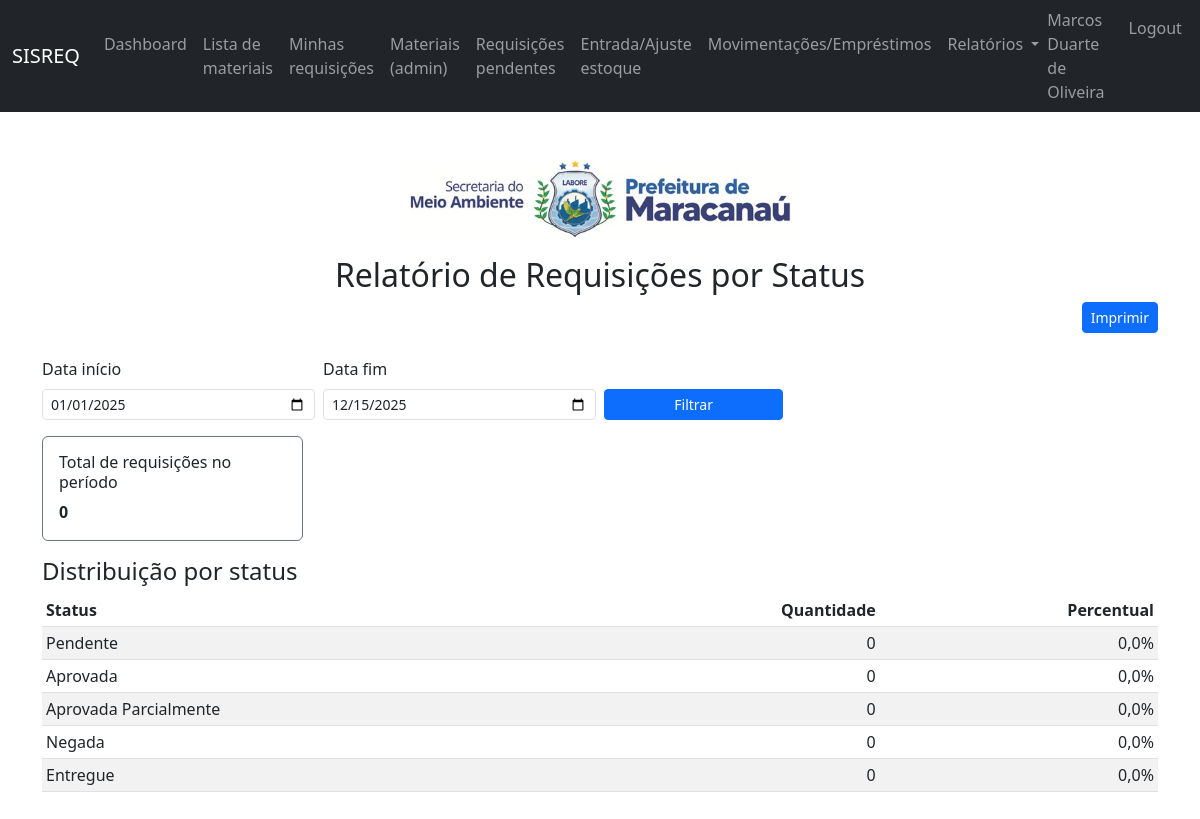
/relatorios/requisicoes-status/ (signed in), run on the app's committed database.
### apps/usuarios/models.py (models this page shows, shortened)
class Usuario(AbstractBaseUser, PermissionsMixin):
    email = models.EmailField(unique=True)
    nome_completo = models.CharField(max_length=150)
    matricula = models.CharField(max_length=30, blank=True, null=True)
    prefeitura = models.ForeignKey(
        "cadastros.Prefeitura",
        on_delete=models.PROTECT,
        null=True,
        blank=True,
    )
    secretaria = models.ForeignKey(
        "cadastros.Secretaria",
        on_delete=models.PROTECT,
        null=True,
        blank=True,
    )
    setor = models.ForeignKey(
        "cadastros.Setor",
        on_delete=models.PROTECT,
        null=True,
        blank=True,
    )
    tipo = models.CharField(
        max_length=20,
        choices=TIPO_USUARIO_CHOICES,
        default="FUNCIONARIO",
    )
    ativo = models.BooleanField(default=True)
    is_staff = models.BooleanField(default=False)
    is_superuser = models.BooleanField(default=False)
    date_joined = models.DateTimeField(default=timezone.now)
    USERNAME_FIELD = "email"
    REQUIRED_FIELDS = ["nome_completo"]
    objects = UsuarioManager()
    class Meta:
        verbose_name = "Usuário"
        verbose_name_plural = "Usuários"
    @property
    def is_active(self) -> bool:
        return self.ativo

### apps/cadastros/models.py (models this page shows)
class Secretaria(models.Model):
    prefeitura = models.ForeignKey(
        Prefeitura,
        on_delete=models.PROTECT,
        related_name="secretarias",
    )
    nome = models.CharField(max_length=150)
    sigla = models.CharField(max_length=20)
    ativo = models.BooleanField(default=True)
    logo = models.ImageField(
        upload_to="secretarias",
        blank=True,
        null=True,
    )
    created_at = models.DateTimeField(auto_now_add=True)
    updated_at = models.DateTimeField(auto_now=True)
    class Meta:
        verbose_name = "Secretaria"
        verbose_name_plural = "Secretarias"
    def __str__(self) -> str:
        if self.prefeitura_id:
            return f"{self.nome} ({self.sigla}) - {self.prefeitura.sigla}"
        return f"{self.nome} ({self.sigla})"

### apps/estoque/views.py (the view)
@login_required
def relatorio_requisicoes_status(request):
    if not _require_admin(request.user):
        return HttpResponseForbidden(
            "Apenas administradores podem visualizar este relatório."
        )
    prefeitura_id, secretaria_id = _get_unidade_from_session(request)
    hoje = timezone.localdate()
    ano_atual = hoje.year
    data_inicio_str = request.GET.get("data_inicio") or f"{ano_atual}-01-01"
    data_fim_str = request.GET.get("data_fim") or hoje.isoformat()
    data_inicio = parse_date(data_inicio_str) or timezone.datetime(
        ano_atual,
        1,
        1,
    ).date()
    data_fim = parse_date(data_fim_str) or hoje
    if data_fim < data_inicio:
        data_fim = data_inicio
    qs = Requisicao.objects.filter(
        prefeitura_id=prefeitura_id,
        secretaria_id=secretaria_id,
        data_criacao__date__gte=data_inicio,
        data_criacao__date__lte=data_fim,
    )
    total = qs.count()
    resumo_status = []
    status_logicos = [s for s in STATUS_REQUISICAO_CHOICES if s[0] != "ENTREGUE"]
    for codigo, label in status_logicos:
        qtd = qs.filter(status=codigo).count()
        if total > 0:
            percentual = (qtd / total) * 100
        else:
            percentual = 0
        resumo_status.append(
            {
                "codigo": codigo,
                "label": label,
                "quantidade": qtd,
                "percentual": percentual,
            },
        )
    entregues_qtd = qs.filter(data_entrega__isnull=False).count()
    if total > 0:
        entregues_percentual = (entregues_qtd / total) * 100
    else:
        entregues_percentual = 0
    resumo_status.append(
        {
            "codigo": "ENTREGUE",
            "label": "Entregue",
            "quantidade": entregues_qtd,
            "percentual": entregues_percentual,
        },
    )
    contexto = {
        "data_inicio": data_inicio,
        "data_fim": data_fim,
        "total": total,
        "resumo_status": resumo_status,
    }
    return render(
        request,
        "estoque/relatorio_requisicoes_status.html",
        contexto,
    )

### apps/estoque/views.py (called while the page is built, shortened)
def _get_unidade_from_session(request):
    prefeitura_id = request.session.get("prefeitura_id")
    secretaria_id = request.session.get("secretaria_id")
    user = getattr(request, "user", None)
    return prefeitura_id, secretaria_id

def _require_admin(user):
    return user.is_authenticated and user.tipo == "ADMINISTRADOR"

### apps/estoque/templates/estoque/relatorio_requisicoes_status.html (shortened to what this page needs)
{% extends "core/base.html" %}
{% block content %}
<div class="container mt-4">
  <div class="text-center mb-3">
    {% if request.user.secretaria.logo %}
      <img src="{{ request.user.secretaria.logo.url }}" alt="{{ request.user.secretaria }}" style="max-height:80px;">
    {% elif request.user.prefeitura.logo %}
      <img src="{{ request.user.prefeitura.logo.url }}" alt="{{ request.user.prefeitura }}" style="max-height:80px;">
    {% endif %}
  </div>
  <h2 class="text-center mb-2">Relatório de Requisições por Status</h2>
  <div class="d-flex justify-content-end align-items-center mb-2 no-print">
    <button type="button" class="btn btn-sm btn-primary" onclick="window.print();">
      Imprimir
    </button>
  </div>
  <form method="get" class="row g-2 mt-3 mb-3 no-print">
    <div class="col-md-3">
      <label class="form-label">Data início</label>
      <input type="date"
             name="data_inicio"
             value="{{ data_inicio|date:'Y-m-d' }}"
             class="form-control form-control-sm">
    </div>
    <div class="col-md-3">
      <label class="form-label">Data fim</label>
      <input type="date"
             name="data_fim"
             value="{{ data_fim|date:'Y-m-d' }}"
             class="form-control form-control-sm">
    </div>
    <div class="col-md-2 d-flex align-items-end">
      <button type="submit" class="btn btn-sm btn-primary w-100">Filtrar</button>
    </div>
  </form>
  <div class="row mb-3">
    <div class="col-md-3">
      <div class="card border-secondary">
        <div class="card-body">
          <h6 class="card-title">Total de requisições no período</h6>
          <p class="card-text fw-bold">{{ total }}</p>
        </div>
      </div>
    </div>
  </div>
  <h4>Distribuição por status</h4>
  <table class="table table-sm table-striped mt-2">
    <thead>
      <tr>
        <th>Status</th>
        <th class="text-end">Quantidade</th>
        <th class="text-end">Percentual</th>
      </tr>
    </thead>
    <tbody>
      {% for linha in resumo_status %}
      <tr>
        <td>{{ linha.label }}</td>
        <td class="text-end">{{ linha.quantidade }}</td>
        <td class="text-end">
          {% if total %}
            {{ linha.percentual|floatformat:1 }}%
          {% else %}
            0,0%
          {% endif %}
        </td>
      </tr>
      {% endfor %}
    </tbody>
  </table>
</div>
{% endblock %}

### apps/templates/core/base.html (shortened to what this page needs)
{% load static %}
<!DOCTYPE html>
<html lang="pt-br">
  <head>
    <link href="https://cdn.jsdelivr.net/npm/bootstrap@5.3.0/dist/css/bootstrap.min.css" rel="stylesheet">
    <link rel="stylesheet" href="{% static 'estoque/css/estoque.css' %}">
  </head>
  <body>
    <nav class="navbar navbar-expand-lg navbar-dark bg-dark">
      <div class="container-fluid">
        <a class="navbar-brand" href="{% url 'estoque:dashboard' %}">SISREQ</a>
        <div class="collapse navbar-collapse" id="navbarNav">
          <ul class="navbar-nav me-auto mb-2 mb-lg-0">
            {% if request.user.is_authenticated %}
            <li class="nav-item">
              <a class="nav-link" href="{% url 'estoque:dashboard' %}">Dashboard</a>
            </li>
            <li class="nav-item">
              <a class="nav-link" href="{% url 'estoque:lista_materiais_publica' %}">Lista de materiais</a>
            </li>
            <li class="nav-item">
              <a class="nav-link" href="{% url 'estoque:listar_requisicoes' %}">Minhas requisições</a>
            </li>
            {% if request.user.tipo == "ADMINISTRADOR" %}
            <li class="nav-item">
              <a class="nav-link" href="{% url 'estoque:listar_materiais' %}">Materiais (admin)</a>
            </li>
            <li class="nav-item">
              <a class="nav-link" href="{% url 'estoque:listar_requisicoes' %}?status=PENDENTE">Requisições pendentes</a>
            </li>
            <li class="nav-item">
              <a class="nav-link" href="{% url 'estoque:novo_movimento_estoque' %}">Entrada/Ajuste estoque</a>
            </li>
            <li class="nav-item">
              <a class="nav-link" href="{% url 'estoque:entrada_compra' %}">Movimentações/Empréstimos</a>
            </li>
            <li class="nav-item dropdown">
              <a class="nav-link dropdown-toggle"
                 href="#"
                 id="navbarRelatorios"
                 role="button"
                 data-bs-toggle="dropdown"
                 aria-expanded="false">
                Relatórios
              </a>
            </li>
            {% endif %}
            {% endif %}
          </ul>
          <ul class="navbar-nav">
            {% if request.user.is_authenticated %}
            <li class="nav-item">
              <span class="navbar-text me-3">
                {{ request.user.nome_completo }}
              </span>
            </li>
            <li class="nav-item">
              <a class="nav-link" href="{% url 'usuarios:logout' %}">Logout</a>
            </li>
            {% else %}
            <li class="nav-item">
              <a class="nav-link" href="{% url 'usuarios:login' %}">Login</a>
            </li>
            {% endif %}
          </ul>
        </div>
      </div>
    </nav>
    <main class="py-4">
      {% block content %}{% endblock %}
    </main>
  </body>
</html>

### data on the page
Usuario: user.nome_completo "Marcos Duarte de Oliveira", user.secretaria.logo (picture)

### other printed values
{{ total }} "0"
{{ linha.label }} "Pendente" "Aprovada" "Aprovada Parcialmente" "Negada" "Entregue"
{{ linha.quantidade }} "0" "0" "0" "0" "0"
